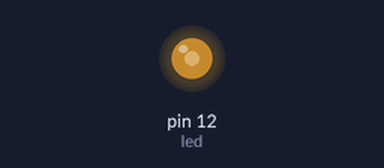
Recording of a sketch running on a simulated Arduino Uno, built with avr-gcc and run on an emulated ATmega328P. Shown: output pins drawn as LEDs (lit = HIGH).

Above: at 0.05 s.
At 0.15 s:
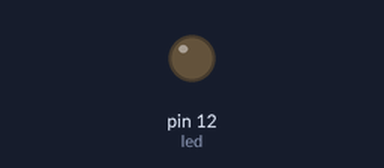
Timing chart, 0 to 3.0 s (numbered marks = the images above):
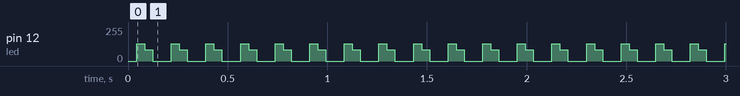

Measured:
- by itself, pin 12 (led): repeats every 0.17 s: 84/255 0.04 s, 0/255 0.09 s, 129/255 0.04 s

The sketch:

bask_tx_helloiist.ino
```cpp
const int led  =  12;     //use digital I/O pin 8
void setup()
{
pinMode(led,OUTPUT);
}

void loop()
{
   // Framing header for sync
   digitalWrite(led,HIGH);   //set pin 8 HIGH, turning on LED
   delay(1);          //delay 1000 milliseconds
   digitalWrite(led,LOW);    //set pin 8 LOW, turning off LED
   delay(1);          //delay 1000 milliseconds
   digitalWrite(led,HIGH);   //set pin 8 HIGH, turning on LED
   delay(1);          //delay 1000 milliseconds
   digitalWrite(led,LOW);    //set pin 8 LOW, turning off LED
   delay(1);          //delay 1000 milliseconds
   digitalWrite(led,HIGH);   //set pin 8 HIGH, turning on LED
   delay(1);          //delay 1000 milliseconds
   digitalWrite(led,LOW);    //set pin 8 LOW, turning off LED
   delay(1);          //delay 1000 milliseconds
   digitalWrite(led,HIGH);   //set pin 8 HIGH, turning on LED
   delay(1);          //delay 1000 milliseconds
   digitalWrite(led,LOW);    //set pin 8 LOW, turning off LED
   delay(1);          //delay 1000 milliseconds
   digitalWrite(led,HIGH);   //set pin 8 HIGH, turning on LED
   delay(1);          //delay 1000 milliseconds
   digitalWrite(led,LOW);    //set pin 8 LOW, turning off LED
   delay(1);          //delay 1000 milliseconds
   digitalWrite(led,HIGH);   //set pin 8 HIGH, turning on LED
   delay(1);          //delay 1000 milliseconds
   digitalWrite(led,LOW);    //set pin 8 LOW, turning off LED
   delay(1);          //delay 1000 milliseconds
   digitalWrite(led,HIGH);   //set pin 8 HIGH, turning on LED
   delay(1);          //delay 1000 milliseconds
   digitalWrite(led,LOW);    //set pin 8 LOW, turning off LED
   delay(1);          //delay 1000 milliseconds
   digitalWrite(led,HIGH);   //set pin 8 HIGH, turning on LED
   delay(1);          //delay 1000 milliseconds
   digitalWrite(led,LOW);    //set pin 8 LOW, turning off LED
   delay(1);          //delay 1000 milliseconds
   digitalWrite(led,HIGH);   //set pin 8 HIGH, turning on LED
   delay(1);          //delay 1000 milliseconds
   digitalWrite(led,LOW);    //set pin 8 LOW, turning off LED
   delay(1);          //delay 1000 milliseconds
   digitalWrite(led,HIGH);   //set pin 8 HIGH, turning on LED
   delay(1);          //delay 1000 milliseconds
   digitalWrite(led,LOW);    //set pin 8 LOW, turning off LED
   delay(1);          //delay 1000 milliseconds
   // Framing header for sync

   // Barker code
   digitalWrite(led,HIGH);   //set pin 8 HIGH, turning on LED
   delay(1);          //delay 1000 milliseconds
   digitalWrite(led,HIGH);   //set pin 8 HIGH, turning on LED
   delay(1);          //delay 1000 milliseconds
   digitalWrite(led,HIGH);   //set pin 8 HIGH, turning on LED
   delay(1);          //delay 1000 milliseconds
   digitalWrite(led,HIGH);   //set pin 8 HIGH, turning on LED
   delay(1);          //delay 1000 milliseconds
   digitalWrite(led,HIGH);   //set pin 8 HIGH, turning on LED
   delay(1);          //delay 1000 milliseconds
   digitalWrite(led,LOW);    //set pin 8 LOW, turning off LED
   delay(1);          //delay 1000 milliseconds
   digitalWrite(led,LOW);    //set pin 8 LOW, turning off LED
   delay(1);          //delay 1000 milliseconds
   digitalWrite(led,HIGH);   //set pin 8 HIGH, turning on LED
   delay(1);          //delay 1000 milliseconds
   digitalWrite(led,HIGH);   //set pin 8 HIGH, turning on LED
   delay(1);          //delay 1000 milliseconds
   digitalWrite(led,LOW);    //set pin 8 LOW, turning off LED
   delay(1);          //delay 1000 milliseconds
   digitalWrite(led,HIGH);   //set pin 8 HIGH, turning on LED
   delay(1);          //delay 1000 milliseconds
   digitalWrite(led,LOW);    //set pin 8 LOW, turning off LED
   delay(1);          //delay 1000 milliseconds
   digitalWrite(led,HIGH);   //set pin 8 HIGH, turning on LED
   delay(1);
   // Barker code

   // H
   digitalWrite(led,LOW);    //set pin 8 LOW, turning off LED
   delay(1);          //delay 1000 milliseconds
   digitalWrite(led,HIGH);   //set pin 8 HIGH, turning on LED
   delay(1);          //delay 1000 milliseconds
   digitalWrite(led,LOW);    //set pin 8 LOW, turning off LED
   delay(1);          //delay 1000 milliseconds
   digitalWrite(led,LOW);    //set pin 8 LOW, turning off LED
   delay(1);          //delay 1000 milliseconds
   digitalWrite(led,HIGH);   //set pin 8 HIGH, turning on LED
   delay(1);          //delay 1000 milliseconds
   digitalWrite(led,LOW);    //set pin 8 LOW, turning off LED
   delay(1);          //delay 1000 milliseconds
   digitalWrite(led,LOW);    //set pin 8 LOW, turning off LED
   delay(1);          //delay 1000 milliseconds
   digitalWrite(led,LOW);    //set pin 8 LOW, turning off LED
   delay(1);          //delay 1000 milliseconds

   // E
   digitalWrite(led,LOW);    //set pin 8 LOW, turning off LED
   delay(1);          //delay 1000 milliseconds
   digitalWrite(led,HIGH);   //set pin 8 HIGH, turning on LED
   delay(1);          //delay 1000 milliseconds
   digitalWrite(led,LOW);    //set pin 8 LOW, turning off LED
   delay(1);          //delay 1000 milliseconds
   digitalWrite(led,LOW);    //set pin 8 LOW, turning off LED
   delay(1);          //delay 1000 milliseconds
   digitalWrite(led,LOW);   //set pin 8 HIGH, turning on LED
   delay(1);          //delay 1000 milliseconds
   digitalWrite(led,HIGH);    //set pin 8 LOW, turning off LED
   delay(1);          //delay 1000 milliseconds
   digitalWrite(led,LOW);    //set pin 8 LOW, turning off LED
   delay(1);          //delay 1000 milliseconds
   digitalWrite(led,HIGH);    //set pin 8 LOW, turning off LED
   delay(1);          //delay 1000 milliseconds

   // L
   digitalWrite(led,LOW);    //set pin 8 LOW, turning off LED
   delay(1);          //delay 1000 milliseconds
   digitalWrite(led,HIGH);   //set pin 8 HIGH, turning on LED
   delay(1);          //delay 1000 milliseconds
   digitalWrite(led,LOW);    //set pin 8 LOW, turning off LED
   delay(1);          //delay 1000 milliseconds
   digitalWrite(led,LOW);    //set pin 8 LOW, turning off LED
   delay(1);          //delay 1000 milliseconds
   digitalWrite(led,HIGH);   //set pin 8 HIGH, turning on LED
   delay(1);          //delay 1000 milliseconds
   digitalWrite(led,HIGH);    //set pin 8 LOW, turning off LED
   delay(1);          //delay 1000 milliseconds
   digitalWrite(led,LOW);    //set pin 8 LOW, turning off LED
   delay(1);          //delay 1000 milliseconds
   digitalWrite(led,LOW);    //set pin 8 LOW, turning off LED
   delay(1);          //delay 1000 milliseconds

    // L
   digitalWrite(led,LOW);    //set pin 8 LOW, turning off LED
   delay(1);          //delay 1000 milliseconds
   digitalWrite(led,HIGH);   //set pin 8 HIGH, turning on LED
   delay(1);          //delay 1000 milliseconds
   digitalWrite(led,LOW);    //set pin 8 LOW, turning off LED
   delay(1);          //delay 1000 milliseconds
   digitalWrite(led,LOW);    //set pin 8 LOW, turning off LED
   delay(1);          //delay 1000 milliseconds
   digitalWrite(led,HIGH);   //set pin 8 HIGH, turning on LED
   delay(1);          //delay 1000 milliseconds
   digitalWrite(led,HIGH);    //set pin 8 LOW, turning off LED
   delay(1);          //delay 1000 milliseconds
   digitalWrite(led,LOW);    //set pin 8 LOW, turning off LED
   delay(1);          //delay 1000 milliseconds
   digitalWrite(led,LOW);    //set pin 8 LOW, turning off LED
   delay(1);          //delay 1000 milliseconds

   // O
   digitalWrite(led,LOW);    //set pin 8 LOW, turning off LED
   delay(1);          //delay 1000 milliseconds
   digitalWrite(led,HIGH);   //set pin 8 HIGH, turning on LED
   delay(1);          //delay 1000 milliseconds
   digitalWrite(led,LOW);    //set pin 8 LOW, turning off LED
   delay(1);          //delay 1000 milliseconds
   digitalWrite(led,LOW);    //set pin 8 LOW, turning off LED
   delay(1);          //delay 1000 milliseconds
   digitalWrite(led,HIGH);   //set pin 8 HIGH, turning on LED
   delay(1);          //delay 1000 milliseconds
   digitalWrite(led,HIGH);    //set pin 8 LOW, turning off LED
   delay(1);          //delay 1000 milliseconds
   digitalWrite(led,HIGH);    //set pin 8 LOW, turning off LED
   delay(1);          //delay 1000 milliseconds
   digitalWrite(led,HIGH);    //set pin 8 LOW, turning off LED
   delay(1);          //delay 1000 milliseconds

   // Make it go to 0
   digitalWrite(led,LOW);    //set pin 8 LOW, turning off LED
   delay(100);
}
```
